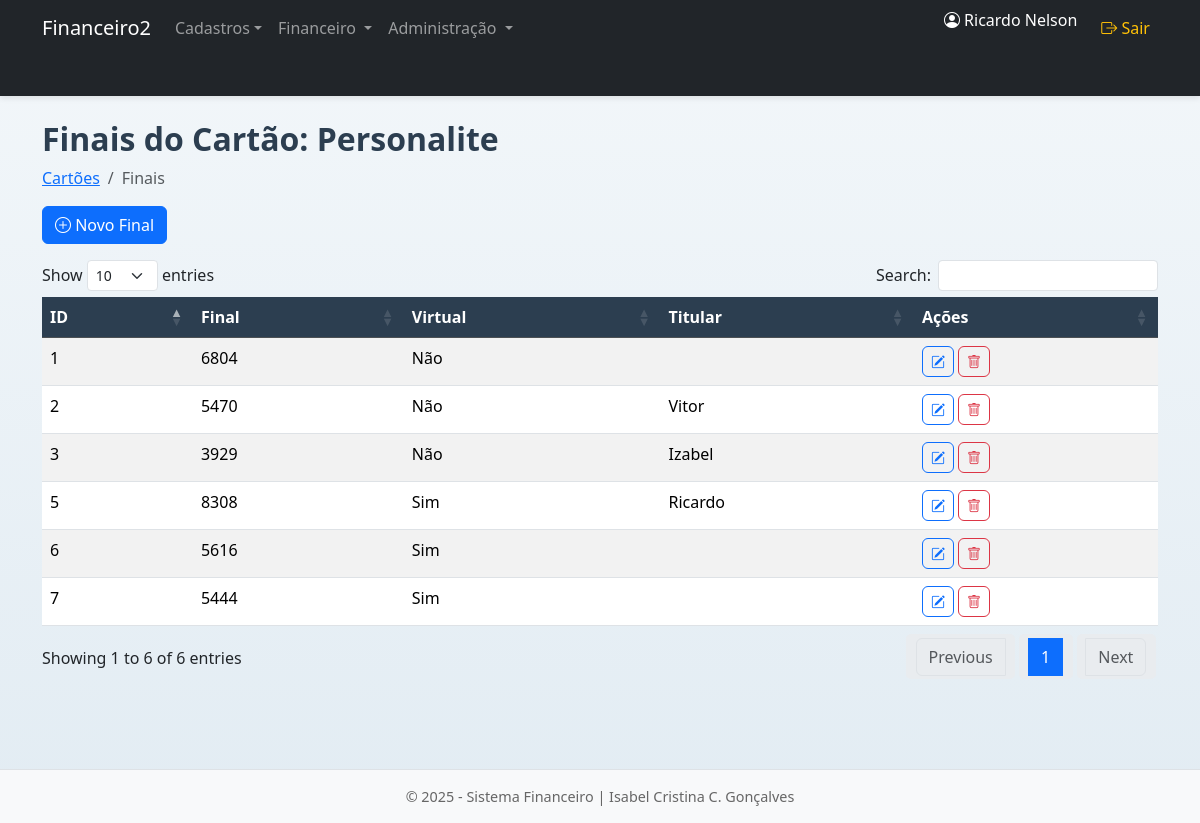
The page /public/index.php?path=final_cartao_lista&cartao_id=4 (signed in) on the database its author committed.
### tables this page shows
CREATE TABLE `cartao` (
  `id` int(11) NOT NULL,
  `descricao` varchar(50) NOT NULL,
  `bandeira` varchar(10) DEFAULT NULL,
  `dia_vencimento` int(11) DEFAULT NULL,
  `dia_fechamento` int(11) DEFAULT NULL,
  `linha_credito` decimal(10,2) DEFAULT NULL,
  `banco_id` int(11) DEFAULT NULL,
  `ativo` int(11) DEFAULT '1'
);

CREATE TABLE `final_cartao` (
  `id` int(11) NOT NULL,
  `final` varchar(4) NOT NULL,
  `cartao_id` int(11) NOT NULL,
  `is_virtual` int(11) DEFAULT '0',
  `titular` varchar(100) DEFAULT NULL,
  `ativo` int(11) DEFAULT '1'
);

### controllers/CartaoController.php (called while the page is built, shortened)
<?php
function final_cartao_lista($pdo) {
    $cartao_id = $_GET['cartao_id'] ?? null;
    $cartaoStmt = $pdo->prepare("SELECT * FROM cartao WHERE id = ?");
    $cartaoStmt->execute([$cartao_id]);
    $cartao = $cartaoStmt->fetch(PDO::FETCH_ASSOC);
    $stmt = $pdo->prepare("SELECT * FROM final_cartao WHERE cartao_id = ? ORDER BY final");
    $stmt->execute([$cartao_id]);
    $finais = $stmt->fetchAll(PDO::FETCH_ASSOC);
    include '../views/layout.php';
}

### public/index.php (called while the page is built, shortened)
<?php
require_once '../routes/web.php';
?>

### views/cartao/final/index.php (the view, shortened to what this page needs)
<h2>Finais do Cartão: <?= htmlspecialchars($cartao['descricao']) ?></h2>
<nav aria-label="breadcrumb">
  <ol class="breadcrumb">
    <li class="breadcrumb-item"><a href="?path=cartao">Cartões</a></li>
    <li class="breadcrumb-item active" aria-current="page">Finais</li>
  </ol>
</nav>
<a href='?path=final_cartao_novo&cartao_id=<?= $cartao['id'] ?>' class='btn btn-primary mb-3'>
  <i class="bi bi-plus-circle"></i> Novo Final
</a>
<table class="table datatable table-striped table-hover">
    <thead class="table-dark">
        <tr>
            <th>ID</th>
            <th>Final</th>
            <th>Virtual</th>
            <th>Titular</th>
            <th>Ações</th>
        </tr>
    </thead>
    <tbody>
        <?php foreach ($finais as $item): ?>
        <tr>
            <td><?= $item['id'] ?></td>
            <td><?= $item['final'] ?></td>
            <td><?= $item['is_virtual'] ? 'Sim' : 'Não' ?></td>
            <td><?= htmlspecialchars($item['titular'] ?? '') ?></td>
            <td>
                <a href='?path=final_cartao_editar&id=<?= $item['id'] ?>&cartao_id=<?= $cartao['id'] ?>' class='btn btn-sm btn-outline-primary'><i class="bi bi-pencil-square"></i></a>
                <form method="post" action="?path=final_cartao_excluir" class="d-inline" onsubmit="return confirm('Confirma exclusão?')">
                    <button type="submit" class="btn btn-sm btn-outline-danger"><i class="bi bi-trash"></i></button>
                </form>
            </td>
        </tr>
        <?php endforeach; ?>
    </tbody>
</table>

### public/assets/css/style.css (style rules this page uses)
body { background: linear-gradient(to bottom, #f3f7fa, #e2ecf3); min-height: 100vh; margin: 0; font-family: "Segoe UI", Tahoma, Geneva, Verdana, sans-serif; }
h2 { font-weight: 600; color: #2c3e50; }
table.dataTable thead th { background-color: #2c3e50; color: white; }
.btn { border-radius: 6px; }
.btn-outline-primary, .btn-outline-danger { transition: all 0.2s ease-in-out; }

### rows shown on the page
cartao: descricao "Personalite"
final_cartao: id "3", final "3929", is_virtual "Não", titular "Izabel"
final_cartao: id "7", final "5444", is_virtual "Sim"
final_cartao: id "2", final "5470", is_virtual "Não", titular "Vitor"
final_cartao: id "6", final "5616", is_virtual "Sim"
final_cartao: id "1", final "6804", is_virtual "Não"
final_cartao: id "5", final "8308", is_virtual "Sim", titular "Ricardo"

### other values the page prints
$_SESSION['usuario_nome'] "Ricardo Nelson"
